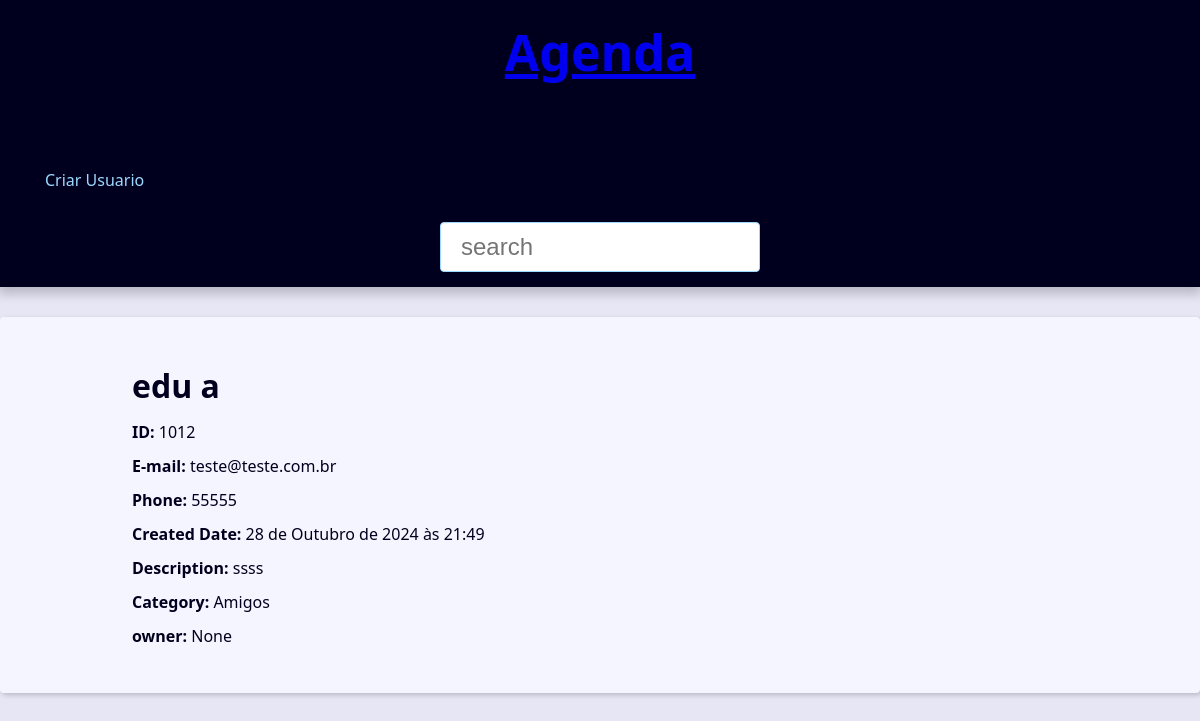
The app's page /contact/1012/detail/ with its own data.
### contact/models.py (models this page shows, shortened)
class Contact(models.Model):#herdar de models
    first_name=models.CharField(max_length=50)
    last_name=models.CharField(max_length=50)
    phone=models.CharField(max_length=50)
    email=models.EmailField(max_length=254)
    created_date=models.DateTimeField(default=timezone.now)
    description=models.TextField(max_length=1800,blank=True)
    show=models.BooleanField(default=True)# bom para validação de cadastros
    picture=models.ImageField(blank=True,upload_to='pictures/%Y/%m/')
    category=models.ForeignKey(category,
                               on_delete=models.SET_NULL,
                               blank=True,null=True)
    owner=models.ForeignKey(User,
                               on_delete=models.SET_NULL,
                               blank=True,
                               null=True)

class category(models.Model):
    class Meta:
        verbose_name='categoria'
    name=models.CharField(max_length=50)

### contact/views/contact_views.py (the view)
# urls.py: path('', include('contact.urls')),
def contact(request,contact_id):
    single_contact=locate(contact_id)
    contact_name=f'{single_contact.first_name} {single_contact.last_name}-'
    context={
        'contact':single_contact,
        'site_title':contact_name
    }
    return render(
        request,
        'contact/contact.html',context
    )

### contact/views/contact_views.py (called while the page is built)
def locate(contact_id):
    return get_object_or_404(Contact, pk=contact_id,show=True)

### contact/templates/contact/contact.html (shortened to what this page needs)
{% extends 'global/base.html' %}
{% block content %}
  <div class="single-contact">
    <h1 class="single-contact-name">
      {{ contact.first_name }} {{ contact.last_name }}
    </h1>
    <p><b>ID:</b> {{ contact.id }}</p>
    <p><b>E-mail:</b> {{ contact.email }}</p>
    <p><b>Phone:</b> {{ contact.phone }}</p>
    <p><b>Created Date:</b> {{ contact.created_date }}</p>
    <p><b>Description:</b> {{ contact.description }}</p>
    <p><b>Category:</b> {{ contact.category.name }}</p>
    <p><b>owner:</b> {{ contact.owner }}</p>
  </div>
{% endblock content %}

### base_static/global/css/style.css (style rules this page uses)
:root { --spacing: 1.5rem; --link-dark-color: rgb(0, 83, 134); --link-light-color: rgb(156, 217, 255); --clr-white: rgb(245, 245, 255); --clr-black: rgb(0, 0, 30); --clr-light-gray: rgb(230, 230, 245); --clr-dark-shadow-5: rgba(0, 0, 10, 5%); --clr-dark-shadow-10: rgba(0, 0, 10, 10%); --clr-dark-shadow-20: rgba(0, 0, 10, 20%); --clr-light-shadow-5: rgba(200, 200, 255, 5%); --clr-light-shadow-10: rgba(200, 200, 255, 10%); --clr-light-shadow-20: rgba(200, 200, 255, 20%); --main-page-width: 120rem; --table-min-width: 60rem; --biggest-font-size: 5rem; --bigger-font-size: 4rem; --big-font-size: 3.2rem; --medium-font-size: 2.4rem; --small-font-size: 1.6rem; --smaller-font-size: 1.4rem; --smallest-font-size: 1.2rem; --transition-fast: 300ms; --transition-medium: 600ms; --transition-slow: 1s; --default-border-radius: 4px; }
*, *::before, *::after { margin: 0; padding: 0; box-sizing: border-box; }
html { font-size: 62.5%; }
body { font-family: system-ui, -apple-system, BlinkMacSystemFont, 'Segoe UI', Roboto, Oxygen, Ubuntu, Cantarell, 'Open Sans', 'Helvetica Neue', sans-serif; line-height: 1.5; font-size: var(--small-font-size); color: var(--clr-black); -webkit-font-smoothing: antialiased; background: var(--clr-light-gray); }
@media (min-width: 600px) { .single-contact { max-width: 80%; margin: calc(var(--spacing) * 2) auto; } }
.single-contact h1 { margin: 1rem 0; }
.single-contact p { margin: 1rem 0; }

### records on screen
Contact: first_name "edu", last_name "a", id "1012", email "teste@teste.com.br", phone "55555", created_date "28 de Outubro de 2024 às 21:49", description "ssss", category.name "Amigos", owner "None"
